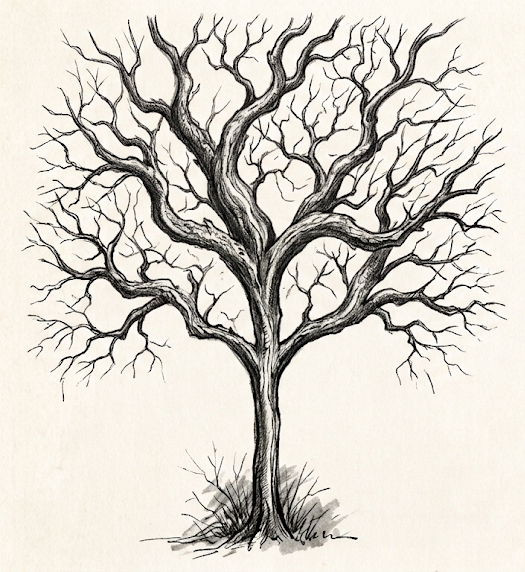
#> input picture Tools/art/tree_source.png, 525 x 572 px
$ python trace_tree.py
#> lines starting #> are read from the running program, lines starting #| are printed output that depends on the picture; after the words box and inside, x2 and y2 are one past the last pixel; in counts of white or black regions, pixels touching at a corner belong together
# Traces the tree artwork into Tools/art/tree_trace.json, which
# generate_art.py places on the reverse pedal. Source: Tools/art/tree_source.png,
# an ink drawing of a bare old tree standing in a tuft of grass.
# Output:
#   - silhouette:   the wood (trunk, limbs and twigs) as outlines with holes,
#   - edges:        the glow lines along both edges of the thick wood and
#   - twigs:        a single centre line along each thin twig (together they
#                   read like a line drawing of the tree),
#   - bark:         the drawing's ink strokes inside the thick wood (finer glow),
#   - grass:        the grass blades around the trunk's foot,
#   - base:         the foot of the trunk, where the light enters the tree.
# Edge, twig and bark points are [x, y, d] with d the distance from the base
# measured through the wood.
# All coordinates are source-image pixels.
#
# Needs numpy, scipy, scikit-image and opencv-python-headless (only this
# script; generate_art.py does not). Run from the repo root:
#     python Tools/trace_tree.py
import json
from pathlib import Path

import cv2
import numpy as np
from scipy import ndimage as ndi
from skimage import graph, morphology

from trace_raven import contours, disk, holes, join, largest, plen, simplify, trace

HERE = Path(__file__).resolve().parent
SRC = HERE / "art" / "tree_source.png"
OUT = HERE / "art" / "tree_trace.json"

BASE = (267, 538)       # foot of the trunk
GRASS_Y = 462           # below it the grass and its wash start: only the trunk is wood
TRUNK_FOOT = [(252, GRASS_Y), (282, GRASS_Y), (290, 541), (246, 541)]
UP = 2                  # traced at twice the drawing's size, for smoother lines
INK = 175               # darker than this is ink
THICK = 5.0             # wood at least this wide gets two edge lines, thinner a centre line
MIN_LINE = 6            # shortest glow line kept, px

def smooth_line(P, r=2):
    """Moving average with fixed ends: takes the pixel steps out of a traced line."""
    P = np.asarray(P, np.float32)
    if len(P) < 2 * r + 2:
        return P
    k = np.ones(2 * r + 1, np.float32) / (2 * r + 1)
    Q = P.copy()
    for a in (0, 1):
        Q[r:-r, a] = np.convolve(P[:, a], k, mode="valid")
    return Q

def main():
    S = UP
    g = cv2.imread(str(SRC), cv2.IMREAD_GRAYSCALE).astype(np.float32)
#> g: shape (572, 525) float32; min 0, max 255, mean 210.8
    g = cv2.resize(g, None, fx=S, fy=S, interpolation=cv2.INTER_CUBIC)
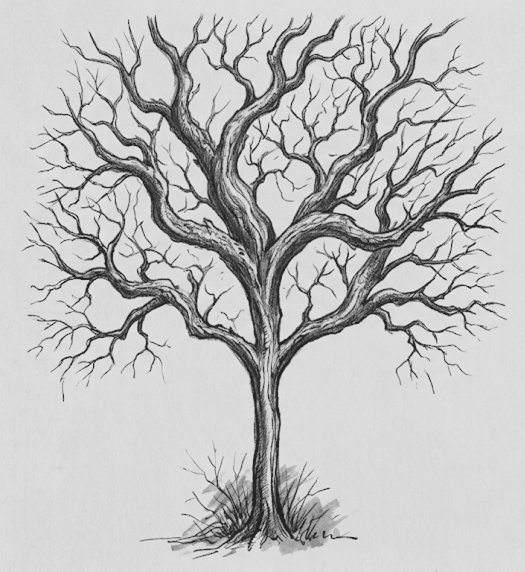
#> g: shape (1144, 1050) float32 (shown at 1/2 size); min -46.4, max 292.7, mean 210.8; drawn with min black and max white
    H, W = g.shape
#> H = 1144; W = 1050
    yy, xx = np.mgrid[0:H, 0:W]
    gb = cv2.GaussianBlur(g, (0, 0), 1.2)
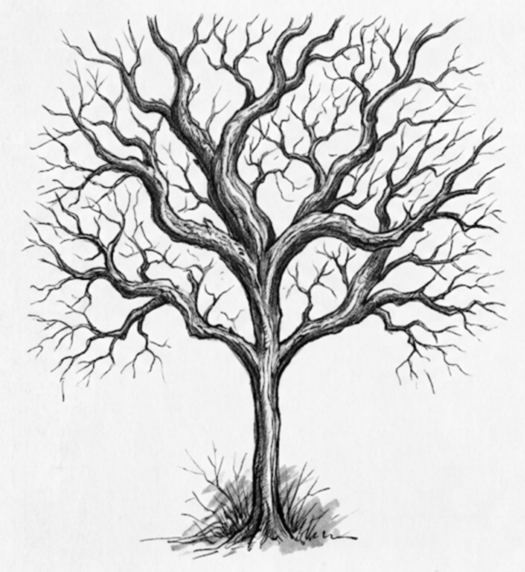
#> gb: shape (1144, 1050) float32 (shown at 1/2 size); min -2.82, max 256.1, mean 210.8; drawn with min black and max white
    base = (BASE[0] * S, BASE[1] * S)

    # ---- the wood: its ink; the hatched inside of the thick wood filled
    foot = np.zeros((H, W), np.uint8)
    cv2.fillPoly(foot, [np.array(TRUNK_FOOT, np.int32) * S], 1)
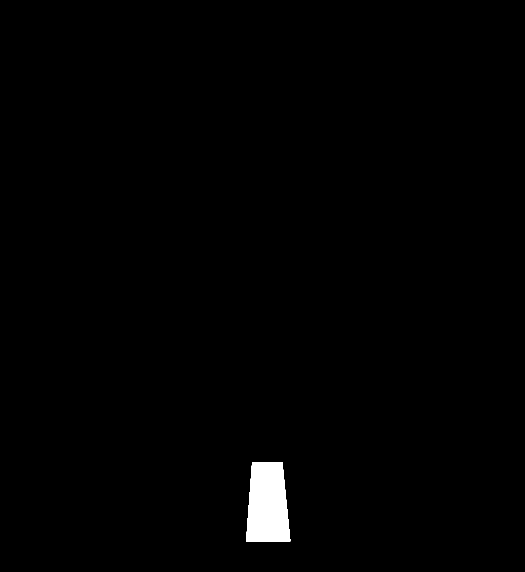
#> foot: shape (1144, 1050) (shown at 1/2 size); values 0 (black) and 1 (white), 0.99% white; 1 white region, box (x1, y1, x2, y2) and area: (492, 924, 581, 1083) 11925
    foot = foot.astype(bool)
    ink = (gb < INK) & ((yy < GRASS_Y * S) | foot)
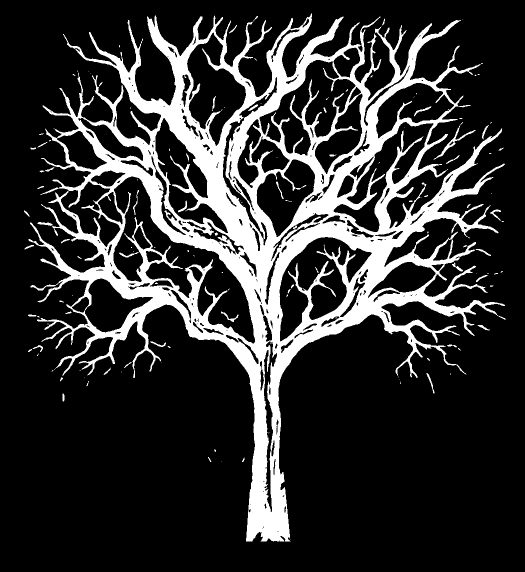
#> ink: shape (1144, 1050) bool (shown at 1/2 size); 19.2% white; 137 white regions (84 under 20 px), largest, box (x1, y1, x2, y2) and area: (57, 27, 1012, 1083) 226034, (867, 244, 951, 319) 551, (442, 623, 477, 644) 152
#> (the run stopped early here; a loop or call above may not have finished)
